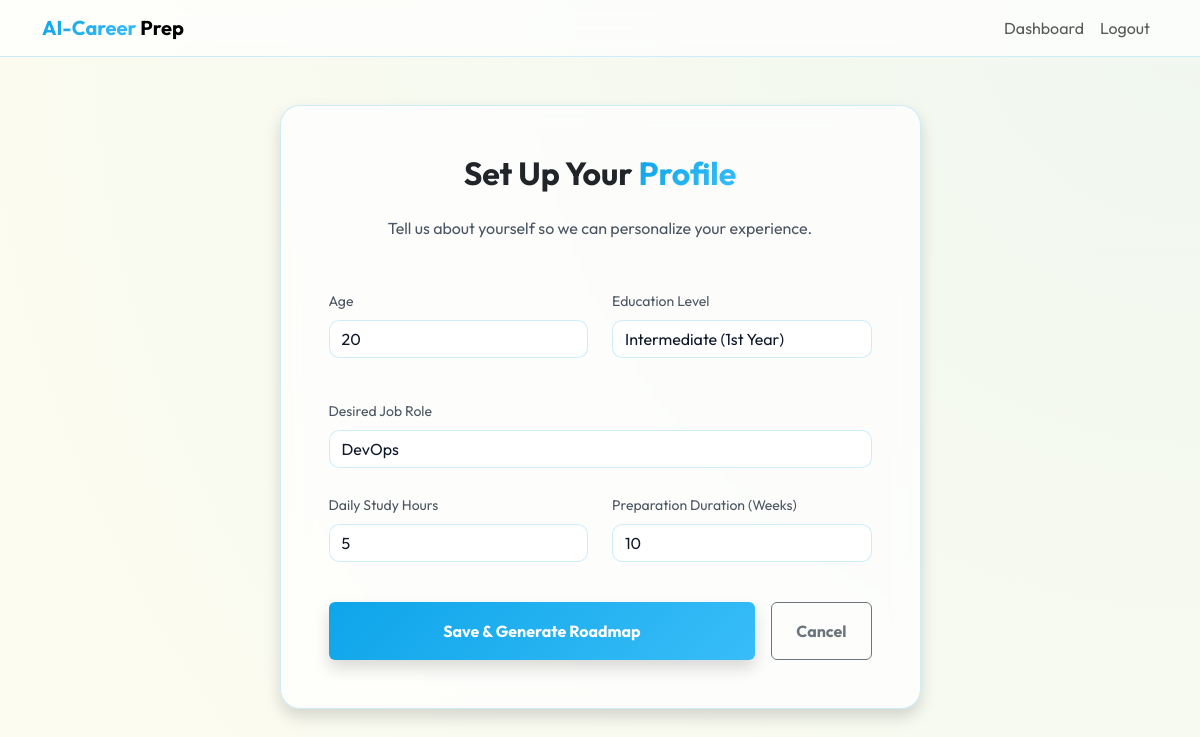
The app's page /onboarding (signed in) with its own data.
### models.py (models this page shows)
class User(UserMixin, db.Model):
    id = db.Column(db.Integer, primary_key=True)
    username = db.Column(db.String(150), unique=True, nullable=False)
    email = db.Column(db.String(150), unique=True, nullable=False)
    password = db.Column(db.String(500), nullable=False)
    age = db.Column(db.Integer)
    education_level = db.Column(db.String(100))
    available_time = db.Column(db.String(100)) # e.g., "Full-time", "2 hours/day"
    desired_role = db.Column(db.String(100))
    prep_weeks = db.Column(db.Integer, default=1)
    readiness_score = db.Column(db.Integer, default=0)
    completed_modules = db.Column(db.String(500), default="") # Comma-separated indices
    reset_token = db.Column(db.String(100), unique=True)
    reset_token_expiry = db.Column(db.DateTime)
    sessions = db.relationship('InterviewSession', backref='user', lazy=True)

### app.py (the view, shortened to what this page needs)
    @app.route('/onboarding', methods=['GET', 'POST'])
    @login_required
    def onboarding():
        from models import UserProgress
        return render_template('onboarding.html')

### templates/onboarding.html (shortened to what this page needs)
{% extends "base.html" %}
{% block content %}
<div class="row justify-content-center">
    <div class="col-md-7">
        <div class="card card-glass p-5 shadow">
            <h2 class="text-center mb-4 fw-bold">Set Up Your <span class="gradient-text">Profile</span></h2>
            <p class="text-center text-muted mb-5">Tell us about yourself so we can personalize your experience.</p>
            <form method="POST">
                <div class="row mb-4">
                    <div class="col-md-6 mb-3">
                        <label class="form-label text-muted small">Age</label>
                        <input type="number" name="age" class="form-control" placeholder="e.g. 21" value="{{ current_user.age or '' }}" required>
                    </div>
                    <div class="col-md-6 mb-3">
                        <label class="form-label text-muted small">Education Level</label>
                        <select name="education_level" class="form-select form-control" required>
                            <option value="Intermediate (1st Year)" {% if current_user.education_level == 'Intermediate (1st Year)' %}selected{% endif %}>Intermediate (1st Year)</option>
                        </select>
                    </div>
                </div>
                <div class="mb-4">
                    <label class="form-label text-muted small">Desired Job Role</label>
                    <input type="text" name="desired_role" class="form-control" placeholder="e.g. Software Engineer" value="{{ current_user.desired_role or '' }}" required>
                </div>
                <div class="row mb-4">
                    <div class="col-md-6 mb-3">
                        <label class="form-label text-muted small">Daily Study Hours</label>
                        <input type="number" name="available_time" class="form-control" placeholder="e.g. 4" min="1" max="24" value="{{ current_user.available_time or '' }}" required>
                    </div>
                    <div class="col-md-6 mb-3">
                        <label class="form-label text-muted small">Preparation Duration (Weeks)</label>
                        <input type="number" name="prep_weeks" class="form-control" placeholder="e.g. 4" min="1" max="52" value="{{ current_user.prep_weeks or 1 }}" required>
                    </div>
                </div>
                <div class="d-flex gap-3 mt-2">
                    <button type="submit" class="btn btn-primary w-100 py-3 fw-bold shadow">Save & Generate Roadmap</button>
                    {% if current_user.desired_role %}
                    <a href="{{ url_for('dashboard') }}" class="btn btn-outline-secondary px-4 py-3 fw-bold">Cancel</a>
                    {% endif %}
                </div>
            </form>
        </div>
    </div>
</div>
{% endblock %}

### static/css/style.css (style rules this page uses)
:root { --sky-blue: #0ea5e9; --sky-blue-hover: #0284c7; --cream-bg: #fdfcf0; --deep-slate: #0f172a; --glass-bg: rgba(255, 255, 255, 0.85); --glass-border: rgba(14, 165, 233, 0.15); --primary-gradient: linear-gradient(135deg, #0ea5e9 0%, #38bdf8 100%); }
body { background-color: var(--cream-bg); background-image: radial-gradient(circle at top right, rgba(14, 165, 233, 0.05), transparent); color: var(--deep-slate); min-height: 100vh; }
.card-glass { background: var(--glass-bg); backdrop-filter: blur(12px); border: 1px solid var(--glass-border); border-radius: 20px; box-shadow: 0 10px 30px rgba(14, 165, 233, 0.08); transition: transform 0.3s ease, box-shadow 0.3s ease; }
.gradient-text { background: var(--primary-gradient); -webkit-background-clip: text; background-clip: text; -webkit-text-fill-color: transparent; }
.form-control { background: white; border: 1px solid rgba(14, 165, 233, 0.2); color: var(--deep-slate); border-radius: 10px; }
.text-muted { color: #4b5563 !important; }

### templates/base.html (style rules this page uses)
:root { --sky-blue: #0ea5e9; --sky-blue-hover: #0284c7; --cream-bg: #fdfcf0; --deep-slate: #0f172a; --glass-bg: rgba(255, 255, 255, 0.7); --glass-border: rgba(14, 165, 233, 0.2); --primary-gradient: linear-gradient(135deg, #0ea5e9 0%, #38bdf8 100%); }
body { font-family: 'Outfit', sans-serif; background-color: var(--cream-bg); color: var(--deep-slate); min-height: 100vh; }
.btn-primary { background: var(--primary-gradient); border: none; box-shadow: 0 4px 15px rgba(14, 165, 233, 0.3); color: white !important; }

### records on screen
User: age "20", education_level "Intermediate (1st Year)", desired_role "DevOps", available_time "5", prep_weeks "10"
